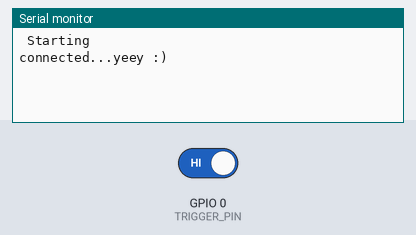
Simulated run of this sketch. Board: ESP32. Shown: the last lines printed to the serial monitor. The test bench sets the inputs (shaded band); at power-on: GPIO 0 (TRIGGER_PIN) HIGH. WiFi joins after 1.5 s; servers stay silent unless stated.

Above: at 5.7 s.
5.8 s: GPIO 0 (TRIGGER_PIN) driven LOW
At 6.6 s:
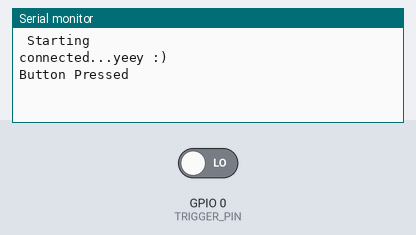
7.3 s: GPIO 0 (TRIGGER_PIN) driven HIGH
At 10.2 s:
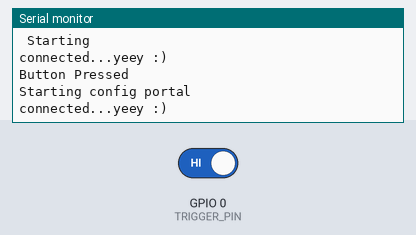

The sketch:

ESP_Wifimanager_ex_advanced.ino
```cpp
/**
 * WiFiManager advanced demo, contains advanced configurartion options
 * Implements TRIGGEN_PIN button press, press for ondemand configportal, hold for 3 seconds for reset settings.
 */
#include <WiFiManager.h> // https://github.com/tzapu/WiFiManager

#define TRIGGER_PIN 0

WiFiManager wm; // global wm instance
WiFiManagerParameter custom_field; // global param ( for non blocking w params )

void setup() {
  WiFi.mode(WIFI_STA); // explicitly set mode, esp defaults to STA+AP
  Serial.begin(115200);
  Serial.setDebugOutput(true);
  delay(3000);
  Serial.println("\n Starting");

  pinMode(TRIGGER_PIN, INPUT);

  // wm.resetSettings(); // wipe settings

  // add a custom input field
  int customFieldLength = 40;


  // new (&custom_field) WiFiManagerParameter("customfieldid", "Custom Field Label", "Custom Field Value", customFieldLength,"placeholder=\"Custom Field Placeholder\"");

  // test custom html input type(checkbox)
  // new (&custom_field) WiFiManagerParameter("customfieldid", "Custom Field Label", "Custom Field Value", customFieldLength,"placeholder=\"Custom Field Placeholder\" type=\"checkbox\""); // custom html type

  // test custom html(radio)
  const char* custom_radio_str = "<br/><label for='customfieldid'>Custom Field Label</label><input type='radio' name='customfieldid' value='1' checked> One<br><input type='radio' name='customfieldid' value='2'> Two<br><input type='radio' name='customfieldid' value='3'> Three";
  new (&custom_field) WiFiManagerParameter(custom_radio_str); // custom html input

  wm.addParameter(&custom_field);
  wm.setSaveParamsCallback(saveParamCallback);

  // custom menu via array or vector
  //
  // menu tokens, "wifi","wifinoscan","info","param","close","sep","erase","restart","exit" (sep is seperator) (if param is in menu, params will not show up in wifi page!)
  // const char* menu[] = {"wifi","info","param","sep","restart","exit"};
  // wm.setMenu(menu,6);
  std::vector<const char *> menu = {"wifi","info","param","sep","restart","exit"};
  wm.setMenu(menu);

  // set dark theme
  wm.setClass("invert");


  //set static ip
  // wm.setSTAStaticIPConfig(IPAddress(10,0,1,99), IPAddress(10,0,1,1), IPAddress(255,255,255,0)); // set static ip,gw,sn
  // wm.setShowStaticFields(true); // force show static ip fields
  // wm.setShowDnsFields(true);    // force show dns field always

  // wm.setConnectTimeout(20); // how long to try to connect for before continuing
  wm.setConfigPortalTimeout(30); // auto close configportal after n seconds
  // wm.setCaptivePortalEnable(false); // disable captive portal redirection
  // wm.setAPClientCheck(true); // avoid timeout if client connected to softap

  // wifi scan settings
  // wm.setRemoveDuplicateAPs(false); // do not remove duplicate ap names (true)
  // wm.setMinimumSignalQuality(20);  // set min RSSI (percentage) to show in scans, null = 8%
  // wm.setShowInfoErase(false);      // do not show erase button on info page
  // wm.setScanDispPerc(true);       // show RSSI as percentage not graph icons

  // wm.setBreakAfterConfig(true);   // always exit configportal even if wifi save fails

  bool res;
  // res = wm.autoConnect(); // auto generated AP name from chipid
   res = wm.autoConnect("AutoConnectAP"); // anonymous ap
//  res = wm.autoConnect("AutoConnectAP","password"); // password protected ap

  if(!res) {
    Serial.println("Failed to connect or hit timeout");
    // ESP.restart();
  }
  else {
    //if you get here you have connected to the WiFi
    Serial.println("connected...yeey :)");
  }
}

void checkButton(){
  // check for button press
  if ( digitalRead(TRIGGER_PIN) == LOW ) {
    // poor mans debounce/press-hold, code not ideal for production
    delay(50);
    if( digitalRead(TRIGGER_PIN) == LOW ){
      Serial.println("Button Pressed");
      // still holding button for 3000 ms, reset settings, code not ideaa for production
      delay(3000); // reset delay hold
      if( digitalRead(TRIGGER_PIN) == LOW ){
        Serial.println("Button Held");
        Serial.println("Erasing Config, restarting");
        wm.resetSettings();
        ESP.restart();
      }

      // start portal w delay
      Serial.println("Starting config portal");
      wm.setConfigPortalTimeout(120);

      if (!wm.startConfigPortal("OnDemandAP","password")) {
        Serial.println("failed to connect or hit timeout");
        delay(3000);
        // ESP.restart();
      } else {
        //if you get here you have connected to the WiFi
        Serial.println("connected...yeey :)");
      }
    }
  }
}


String getParam(String name){
  //read parameter from server, for customhmtl input
  String value;
  if(wm.server->hasArg(name)) {
    value = wm.server->arg(name);
  }
  return value;
}

void saveParamCallback(){
  Serial.println("[CALLBACK] saveParamCallback fired");
  Serial.println("PARAM customfieldid = " + getParam("customfieldid"));
}

void loop() {
  checkButton();
  // put your main code here, to run repeatedly:
}
```

Measured:
- after the input at 5.8 s, the serial monitor: prints a new line after 0.05 s (image 1)
- after the input at 7.3 s, the serial monitor: prints a new line after 1.6 s (image 2)
